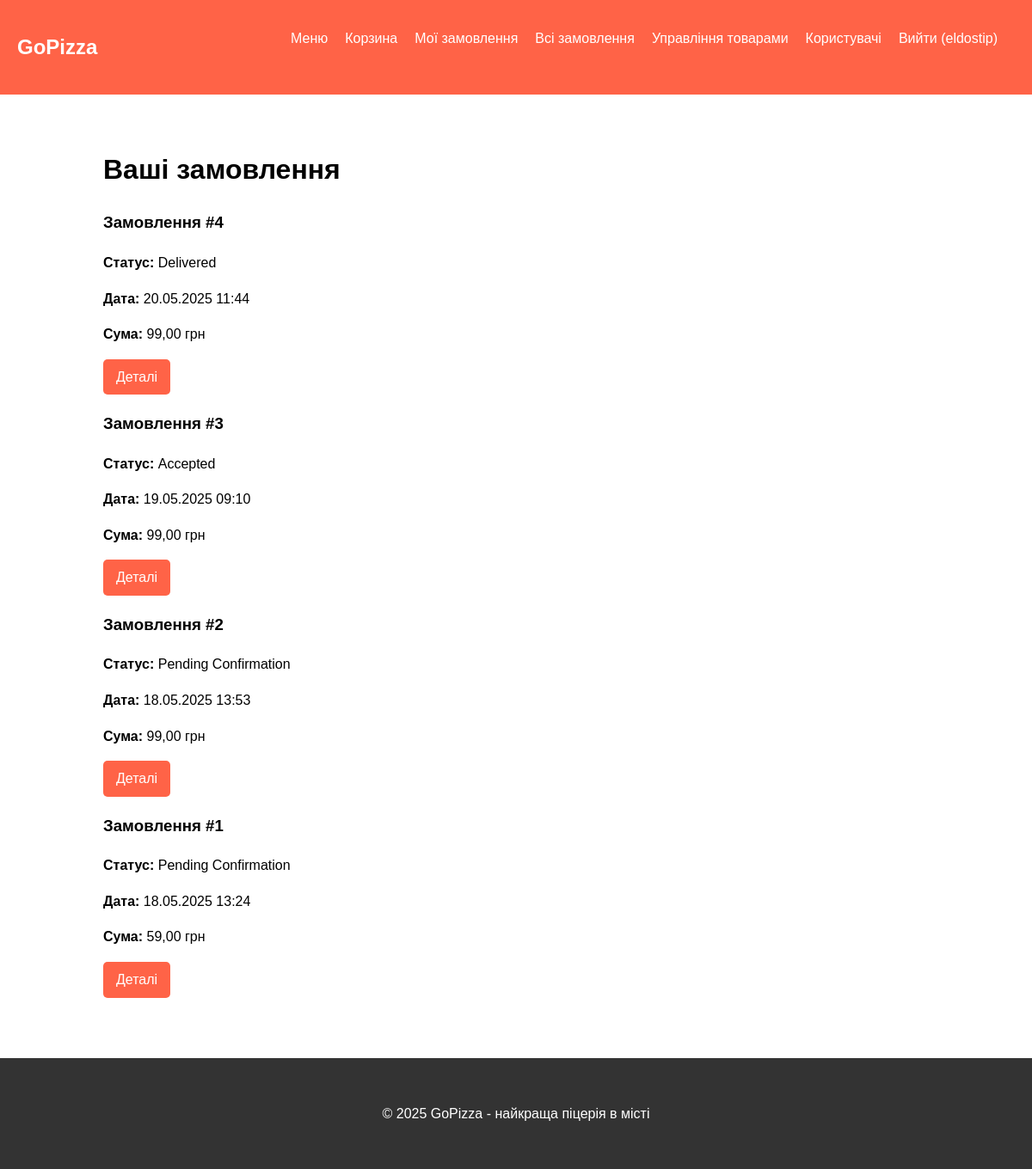
Page /orders/ (signed in) on the committed database.
### polls/models.py (models this page shows, shortened)
class Order(models.Model):
    STATUS_CHOICES = (
        ('pending', 'Pending Confirmation'),
        ('accepted', 'Accepted'),
        ('rejected', 'Rejected'),
        ('delivered', 'Delivered'),
    )
    user = models.ForeignKey(User, on_delete=models.CASCADE, related_name='orders', verbose_name="User")
    address = models.CharField(max_length=250, verbose_name="Delivery Address")
    phone = models.CharField(max_length=20, verbose_name="Phone")
    created_at = models.DateTimeField(auto_now_add=True, verbose_name="Created At")
    updated_at = models.DateTimeField(auto_now=True, verbose_name="Updated At")
    status = models.CharField(max_length=20, choices=STATUS_CHOICES, default='pending', verbose_name="Status")
    def get_total_cost(self):
        return sum(item.get_cost() for item in self.items.all())
    class Meta:
        verbose_name = "Order"
        verbose_name_plural = "Orders"
        ordering = ['-created_at']

class OrderItem(models.Model):
    order = models.ForeignKey(Order, on_delete=models.CASCADE, related_name='items', verbose_name="Order")
    product = models.ForeignKey(Product, on_delete=models.CASCADE, verbose_name="Product")
    price = models.DecimalField(max_digits=10, decimal_places=2, verbose_name="Price")
    quantity = models.PositiveIntegerField(default=1, verbose_name="Quantity")
    def get_cost(self):
        return self.price * self.quantity
    class Meta:
        verbose_name = "Order Item"
        verbose_name_plural = "Order Items"

### polls/views.py (the view)
# urls.py: path('orders/', views.order_list, name='order_list'),
@login_required
def order_list(request):
    orders = Order.objects.filter(user=request.user).order_by('-created_at')
    return render(request, 'polls/order_list.html', {'orders': orders})

### polls/templates/polls/order_list.html (shortened to what this page needs)
{% extends "base.html" %}
{% block content %}
<h1>Ваші замовлення</h1>
{% if orders %}
    <div class="order-list">
        {% for order in orders %}
            <div class="order-item">
                <h3>Замовлення #{{ order.id }}</h3>
                <p><strong>Статус:</strong> {{ order.get_status_display }}</p>
                <p><strong>Дата:</strong> {{ order.created_at|date:"d.m.Y H:i" }}</p>
                <p><strong>Сума:</strong> {{ order.get_total_cost }} грн</p>
                <a href="{% url 'polls:order_detail' order.id %}" class="btn">Деталі</a>
            </div>
        {% endfor %}
    </div>
{% else %}
    <p>У вас ще немає замовлень.</p>
    <a href="{% url 'polls:product_list' %}" class="btn">Перейти до меню</a>
{% endif %}
{% endblock %}

### polls/templates/base.html (shortened to what this page needs)
<!DOCTYPE html>
<html lang="uk">
<head>
</head>
<body>
    <header>
        <nav>
            <div>
                <h1><a href="{% url 'polls:product_list' %}">GoPizza</a></h1>
            </div>
            <ul>
                <li><a href="{% url 'polls:product_list' %}">Меню</a></li>
                {% if user.is_authenticated %}
                    <li><a href="{% url 'polls:cart_detail' %}">Корзина</a></li>
                    <li><a href="{% url 'polls:order_list' %}">Мої замовлення</a></li>
                    {% if user.is_superuser %}
                        <li><a href="{% url 'polls:admin_order_list' %}">Всі замовлення</a></li>
                        <li><a href="{% url 'polls:admin_product_list' %}">Управління товарами</a></li>
                        <li><a href="{% url 'polls:admin_user_list' %}">Користувачі</a></li>
                    {% endif %}
                    <li><a href="{% url 'logout' %}">Вийти ({{ user.username }})</a></li>
                {% else %}
                    <li><a href="{% url 'login' %}">Увійти</a></li>
                    <li><a href="{% url 'polls:register' %}">Зареєструватися</a></li>
                {% endif %}
            </ul>
        </nav>
    </header>
    <div class="container">
        <div class="content">
            {% block content %}{% endblock %}
        </div>
    </div>
    <footer>
        <div class="container">
            <p>&copy; 2025 GoPizza - найкраща піцерія в місті</p>
        </div>
    </footer>
</body>
</html>

### polls/templates/base.html (style rules this page uses)
body { font-family: Arial, sans-serif; margin: 0; padding: 0; line-height: 1.6; }
.container { width: 80%; margin: 0 auto; padding: 20px; }
header { background-color: #ff6347; color: white; padding: 1rem 0; }
nav { display: flex; justify-content: space-between; padding: 0 20px; }
nav ul { display: flex; list-style: none; }
nav ul li { margin-right: 20px; }
nav a { color: white; text-decoration: none; }
.content { padding: 20px 0; }
.btn { display: inline-block; padding: 8px 15px; background-color: #ff6347; color: white; text-decoration: none; border-radius: 5px; border: none; cursor: pointer; }
footer { background-color: #333; color: white; text-align: center; padding: 1rem 0; margin-top: 30px; }

### rows in the picture
Order: id "4", status "Delivered", created_at "20.05.2025 11:44", get_total_cost "99,00"
Order: id "3", status "Accepted", created_at "19.05.2025 09:10", get_total_cost "99,00"
Order: id "2", status "Pending Confirmation", created_at "18.05.2025 13:53", get_total_cost "99,00"
Order: id "1", status "Pending Confirmation", created_at "18.05.2025 13:24", get_total_cost "59,00"

### other values in the picture
{{ user.username }} "eldostip"
